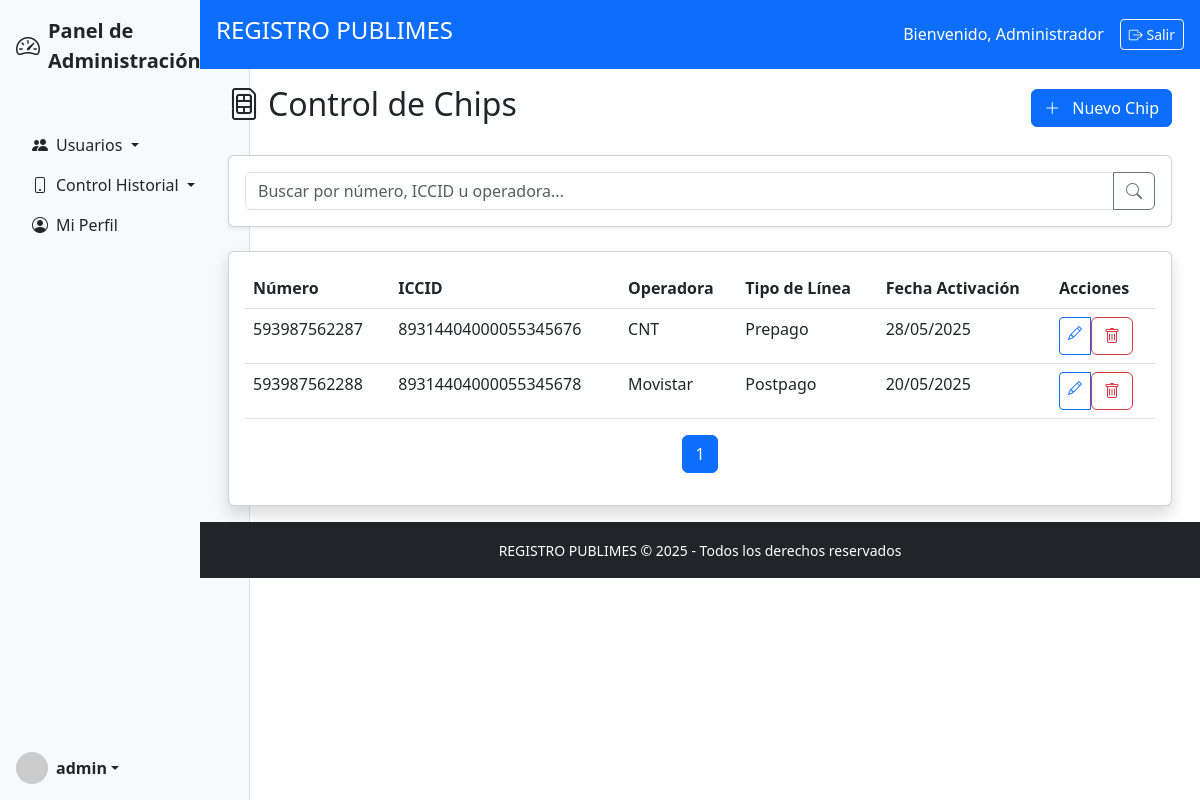
The app's page /historial/chips (signed in) with its own data.
### modelo.py (models this page shows)
class Usuario(db.Model):
    __tablename__ = 'usuario'
    idUsuario = db.Column(db.Integer, primary_key=True)
    nombre = db.Column(db.String(100), nullable=False)
    username = db.Column(db.String(50), unique=True, nullable=False)
    password = db.Column(db.String(255), nullable=False)
    activo = db.Column(db.Boolean, default=True)
    fecha_creacion = db.Column(db.DateTime, default=datetime.utcnow)
    roles = db.relationship('UsuarioRol', back_populates='usuario')
    clientes_asignados = db.relationship('Cliente', back_populates='operador_publimes')
    envios_realizados = db.relationship('EnvioCampania', back_populates='usuario')
    transferencias_supervisor = db.relationship('TransferenciaTelefono', foreign_keys='TransferenciaTelefono.idSupervisorHistorial', back_populates='supervisor_historial')
    transferencias_origen = db.relationship('TransferenciaTelefono', foreign_keys='TransferenciaTelefono.idOperadorPublimes', back_populates='operador_publimes')

class Chip(db.Model):
    __tablename__ = 'chip'
    idChip = db.Column(db.Integer, primary_key=True)
    numero = db.Column(db.String(20), unique=True, nullable=False)
    iccid = db.Column(db.String(22), unique=True, nullable=False)  # Nuevo campo para ICCID
    operadora = db.Column(db.String(50), nullable=False)
    tipo_linea = db.Column(db.String(50))
    fecha_adquisicion = db.Column(db.Date, nullable=False)
    fecha_registro = db.Column(db.Date, nullable=False)
    fecha_activacion = db.Column(db.Date, nullable=False)
    estado_actual = db.Column(db.String(50), default='ACTIVO')
    tiene_whatsapp = db.Column(db.Boolean, default=False)
    celulares = db.relationship('CelularChip', back_populates='chip')
    estados = db.relationship('ChipEstadoRelacion', back_populates='chip')
    envios = db.relationship('DetalleEnvioChip', back_populates='chip')

### logica/Logica_Historial/Control_Historial.py (the view)
    @requiere_login
    @requiere_rol('Administrador General', 'Supervisor Historial')
    def index(self):
        pagina = request.args.get('pagina', 1, type=int)
        busqueda = request.args.get('busqueda', '')
        query = Chip.query
        if busqueda:
            query = query.filter(
                (Chip.numero.contains(busqueda)) |
                (Chip.iccid.contains(busqueda)) |
                (Chip.operadora.contains(busqueda))
            )
        chips = query.order_by(
            Chip.fecha_registro.desc(),
            Chip.operadora,
            Chip.numero
        ).paginate(page=pagina, per_page=10)
        usuario_actual = Usuario.query.get(session['id_usuario'])
        return render_template('historial/Control_Historial/Control_Chip.html',
                            chips=chips,
                            busqueda=busqueda,
                            usuario_actual=usuario_actual)

### app.py (called while the page is built)
@app.context_processor
def inject_current_year():
    return {'current_year': datetime.now().year}

### decoradores.py (called while the page is built)
def requiere_login(f):
    @wraps(f)
    def decorador(*args, **kwargs):
        if 'id_usuario' not in session:
            flash('Debe iniciar sesión para acceder a esta página', 'danger')
            return redirect(url_for('login.iniciar_sesion'))
        return f(*args, **kwargs)
    return decorador

def requiere_rol(*roles_permitidos):
    def decorador(f):
        @wraps(f)
        def wrapper(*args, **kwargs):
            if 'id_usuario' not in session:
                flash('Autenticación requerida', 'warning')
                return redirect(url_for('login.iniciar_sesion'))
            usuario_actual = Usuario.query.get(session['id_usuario'])
            roles_usuario = {ur.rol.nombreRol for ur in usuario_actual.roles}
            if not roles_usuario.intersection(roles_permitidos):
                flash('No tiene permisos suficientes para esta acción', 'danger')
                return redirect(url_for('login.panel_control'))
            return f(*args, **kwargs)
        return wrapper
    return decorador

### templates/historial/Control_Historial/Control_Chip.html (shortened to what this page needs)
{% extends "base/base.html" %}
{% block content %}
<div class="container-fluid">
    <div class="d-flex justify-content-between align-items-center mb-4">
        <h2><i class="bi bi-sim me-2"></i>Control de Chips</h2>
        <a href="{{ url_for('historial.chips_nuevo') }}" class="btn btn-primary">
            <i class="bi bi-plus-lg me-2"></i> Nuevo Chip
        </a>
    </div>
    <div class="card mb-4 shadow-sm">
        <div class="card-body">
            <form method="get" action="{{ url_for('historial.chips_index') }}">
                <div class="input-group">
                    <input type="text" class="form-control" name="busqueda"
                           placeholder="Buscar por número, ICCID u operadora..."
                           value="{{ request.args.get('busqueda', '') }}">
                    <button class="btn btn-outline-secondary" type="submit">
                        <i class="bi bi-search"></i>
                    </button>
                </div>
            </form>
        </div>
    </div>
    <div class="card shadow">
        <div class="card-body">
            {% if chips.items %}
            <div class="table-responsive">
                <table class="table table-hover">
                    <thead>
                        <tr>
                            <th>Número</th>
                            <th>ICCID</th>
                            <th>Operadora</th>
                            <th>Tipo de Línea</th>
                            <th>Fecha Activación</th>
                            <th>Acciones</th>
                        </tr>
                    </thead>
                    <tbody>
                        {% for chip in chips.items %}
                        <tr>
                            <td>{{ chip.numero }}</td>
                            <td>{{ chip.iccid }}</td>
                            <td>{{ chip.operadora }}</td>
                            <td>{{ chip.tipo_linea or 'N/A' }}</td>
                            <td>{{ chip.fecha_activacion.strftime('%d/%m/%Y') }}</td>
                            <td>
                                <div class="btn-group btn-group-sm" role="group">
                                    <a href="{{ url_for('historial.chips_editar', id=chip.idChip) }}"
                                       class="btn btn-outline-primary" title="Editar">
                                        <i class="bi bi-pencil"></i>
                                    </a>
                                    {% if 'Administrador General' in usuario_actual.roles | map(attribute='rol.nombreRol') | list %}
                                    <form method="POST" action="{{ url_for('historial.chips_eliminar', id=chip.idChip) }}" style="display:inline;">
                                        <button type="submit" class="btn btn-outline-danger"
                                                onclick="return confirm('¿Eliminar este chip permanentemente?')"
                                                title="Eliminar">
                                            <i class="bi bi-trash"></i>
                                        </button>
                                    </form>
                                    {% endif %}
                                </div>
                            </td>
                        </tr>
                        {% endfor %}
                    </tbody>
                </table>
            </div>
            <nav aria-label="Page navigation">
                <ul class="pagination justify-content-center">
                    {% for page_num in chips.iter_pages() %}
                        {% if page_num %}
                            <li class="page-item {% if page_num == chips.page %}active{% endif %}">
                                <a class="page-link" href="{{ url_for('historial.chips_index', pagina=page_num) }}">{{ page_num }}</a>
                            </li>
                        {% else %}
                            <li class="page-item disabled">
                                <span class="page-link">...</span>
                            </li>
                        {% endif %}
                    {% endfor %}
                </ul>
            </nav>
            {% else %}
            <div class="alert alert-info">No se encontraron chips registrados</div>
            {% endif %}
        </div>
    </div>
</div>
{% endblock %}

### templates/base/sidebar.html (shortened to what this page needs)
<div class="d-flex flex-column flex-shrink-0 p-3 bg-light border-end vh-100" style="width: 250px;">
    <a href="{{ url_for('login.panel_control') }}" class="d-flex align-items-center mb-3 text-dark text-decoration-none">
        <i class="bi bi-speedometer2 me-2 fs-4"></i>
        <span class="fs-5 fw-semibold">Panel de Administración</span>
    </a>
    <hr>
    <ul class="nav nav-pills flex-column mb-auto">
        <li class="nav-item">
            <a class="nav-link text-dark dropdown-toggle" data-bs-toggle="collapse" href="#usuariosCollapse" role="button" aria-expanded="false">
                <i class="bi bi-people-fill me-2"></i>Usuarios
            </a>
        </li>
        <li class="nav-item">
            <a class="nav-link text-dark dropdown-toggle" data-bs-toggle="collapse" href="#historialCollapse" role="button" aria-expanded="false">
                <i class="bi bi-phone me-2"></i>Control Historial
            </a>
        </li>
        <li class="nav-item">
            <a href="{{ url_for('login.ver_perfil') }}" class="nav-link text-dark">
                <i class="bi bi-person-circle me-2"></i>Mi Perfil
            </a>
        </li>
    </ul>
    <hr>
    <div class="dropdown mt-auto">
        <a href="#" class="d-flex align-items-center text-dark text-decoration-none dropdown-toggle" id="dropdownUser" data-bs-toggle="dropdown" aria-expanded="false">
            <img src="https://via.placeholder.com/32" alt="Avatar" width="32" height="32" class="rounded-circle me-2">
            <strong>{{ session.get('usuario', 'Usuario') }}</strong>
        </a>
    </div>
</div>

### templates/base/header.html
<header class="bg-primary text-white p-3 d-flex justify-content-between align-items-center">
    <h4>REGISTRO PUBLIMES</h4>
    <div class="d-flex align-items-center">
        <span class="me-3">Bienvenido, {{ session.nombre }}</span>
        <a href="{{ url_for('login.logout') }}" class="btn btn-sm btn-outline-light">
            <i class="bi bi-box-arrow-right"></i> Salir
        </a>
    </div>
</header>

### records on screen
Usuario: get "admin", nombre "Administrador"
Chip: numero "593987562287", iccid "89314404000055345676", operadora "CNT", tipo_linea "Prepago", fecha_activacion "28/05/2025"
Chip: numero "593987562288", iccid "89314404000055345678", operadora "Movistar", tipo_linea "Postpago", fecha_activacion "20/05/2025"

### other values on screen
{{ page_num }} "1"
